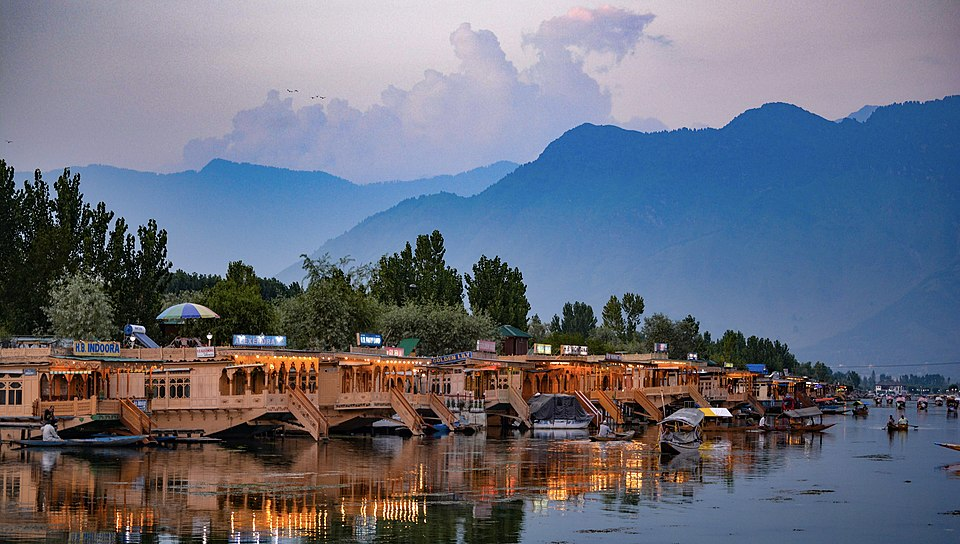
#> input picture 9_Thresholding_and_Edge_Detection/2_Edge_Detection/Kashmir.jpg, 960 x 544 px, found by its file name
$ python 1_laplacian_edge_detection.py
#> lines starting #> are read from the running program, lines starting #| are printed output that depends on the picture
import cv2 as cv
import numpy as np

img = cv.imread('kashmir.jpg')
#> img is the input picture: shape (544, 960, 3); mean B, G, R 123.6, 109.1, 105.3

gray = cv.cvtColor(img, cv.COLOR_BGR2GRAY)
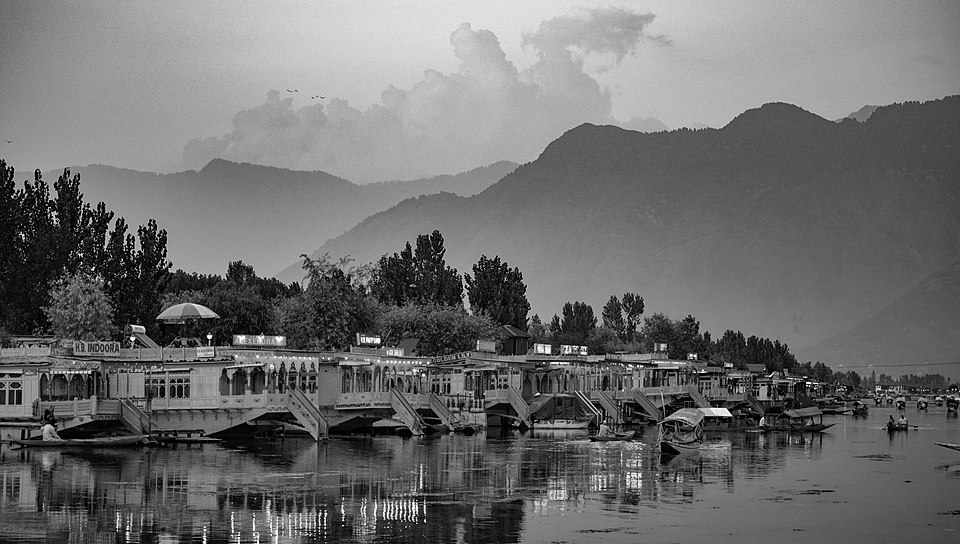
#> gray: shape (544, 960); min 0, max 254, mean 109.6
cv.imshow('Gray', gray)

lap = cv.Laplacian(gray, cv.CV_64F)
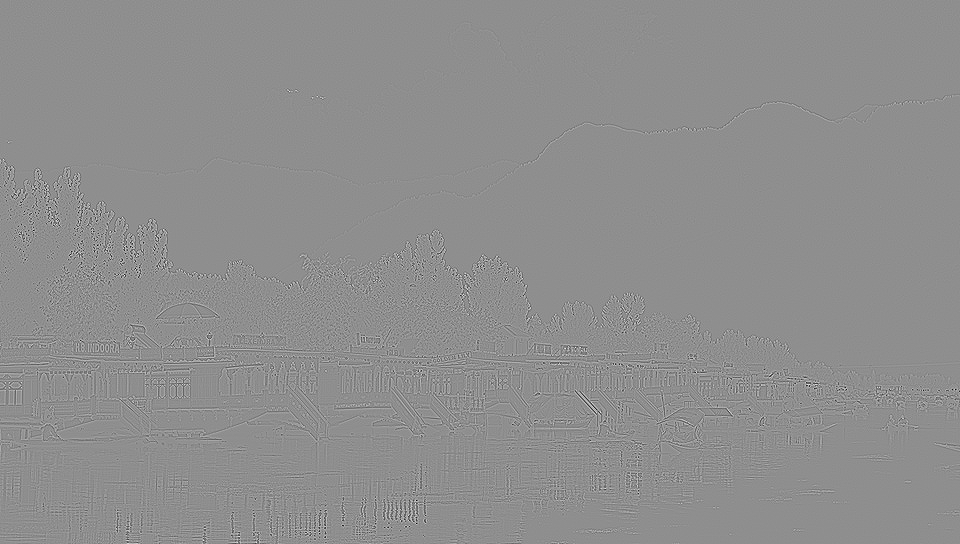
#> lap: shape (544, 960) float64; min -757, max 596, mean 0; drawn with min black and max white
lap = np.uint8(np.absolute(lap))
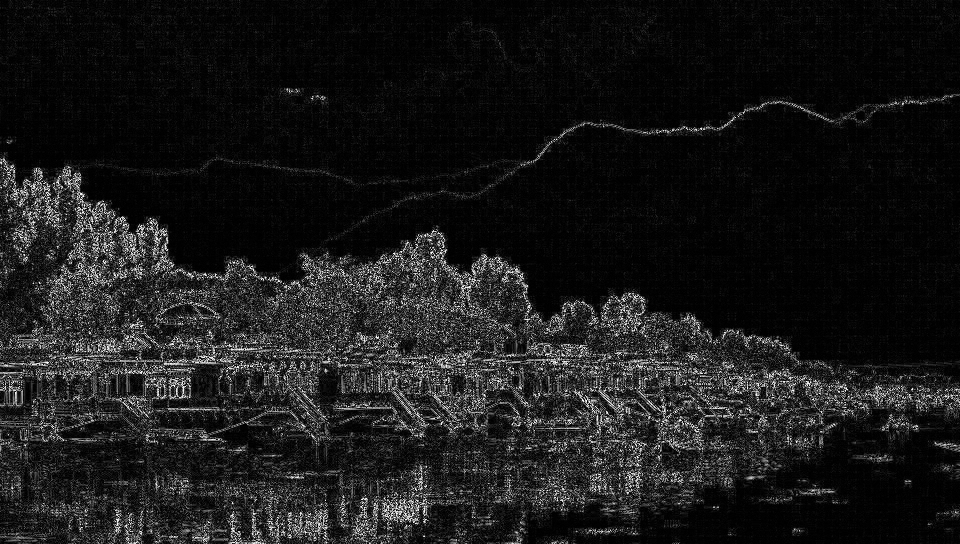
#> lap: shape (544, 960); min 0, max 255, mean 26
cv.imshow('Laplacian', lap)

cv.waitKey(0)
